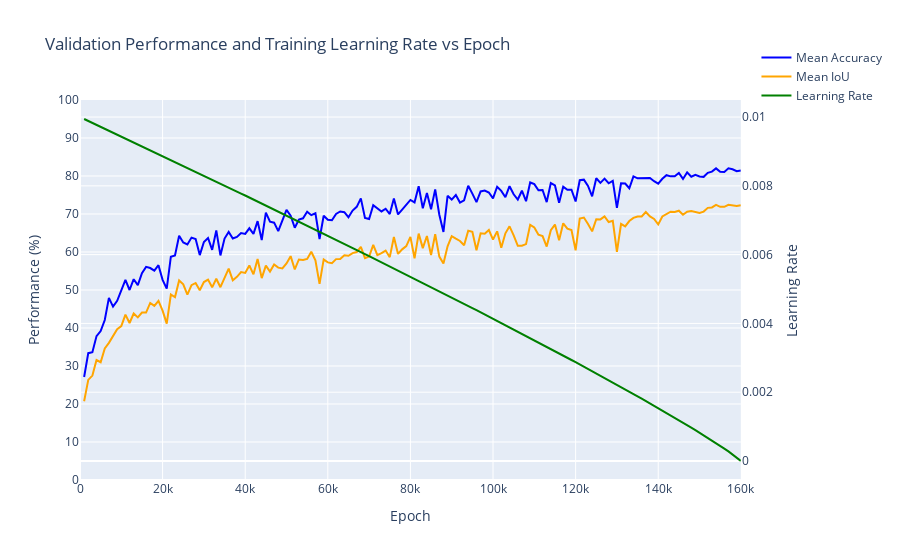

The cell this chart's notebook holds for it:
### Code cell
# Ablation 01 - SEBNet BaselineHead SGD, Scratch, Batch Size 6, OHEM Cross Entropy - 72.43 Best mIoU
log_file_path = '/home/robert.breslin/alessandro/paper_2/mmsegmentation/work_dirs/sebnet_baseline-head_1xb6_cityscapes_ohem_scratch/20250822_162814/20250822_162814.log'
epochs, mIoU, mAcc, lrs = parse_log_file(log_file_path)
plot_accuracies_and_lr_interactive(epochs, mAcc, mIoU, lrs, [0,160000])

### Figure 1 — Plotly figure (JSON) as saved in the notebook; plotly's stock layout.template omitted (floating-point values rounded to 4 significant figures; data arrays with more than 128 entries replaced by an {"elided": "..."} marker saying what was removed)
{"data": [{"line": {"color": "blue"}, "name": "Mean Accuracy", "type": "scatter", "x": {"elided": "160 int values"}, "xaxis": "x", "y": {"elided": "160 float values"}, "yaxis": "y"}, {"line": {"color": "orange"}, "name": "Mean IoU", "type": "scatter", "x": {"elided": "160 int values"}, "xaxis": "x", "y": {"elided": "160 float values"}, "yaxis": "y"}, {"line": {"color": "green"}, "name": "Learning Rate", "type": "scatter", "x": {"elided": "160 int values"}, "xaxis": "x", "y": {"elided": "160 float values"}, "yaxis": "y2"}], "layout": {"hovermode": "x unified", "legend": {"x": 1.15, "xanchor": "right", "y": 1.15, "yanchor": "top"}, "title": {"text": "Validation Performance and Training Learning Rate vs Epoch"}, "xaxis": {"anchor": "y", "domain": [0, 0.94], "range": [0, 160000], "title": {"text": "Epoch"}}, "yaxis": {"anchor": "x", "domain": [0, 1], "dtick": 10, "range": [0, 100], "title": {"text": "Performance (%)"}}, "yaxis2": {"anchor": "x", "overlaying": "y", "side": "right", "title": {"text": "Learning Rate"}}}}
